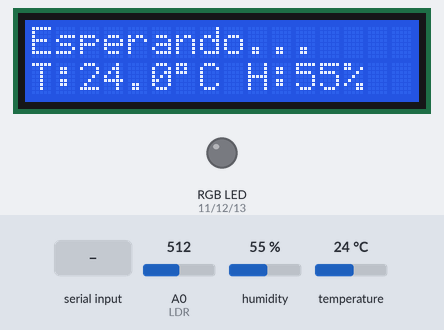
A sketch run on a simulated Arduino Uno, built with avr-gcc and run on an emulated ATmega328P. On the bench: 16×2 character LCD, an RGB LED mixed from three pins (HIGH = lit). The test bench sets the inputs (shaded band); at power-on: humidity 55 %, temperature 24 °C, A0 (LDR) = 512. What the sketch prints to the serial monitor is not drawn.

Above: at 2.6 s.
2.7 s: "Conectado\n" received over Serial
At 4.8 s:
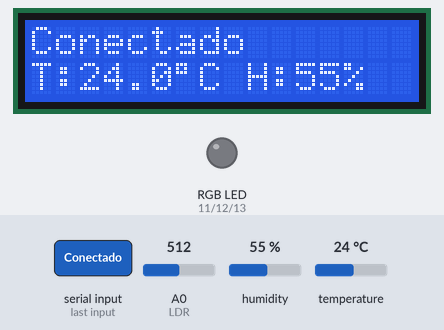
5.5 s: humidity set to 22 %
At 7.2 s:
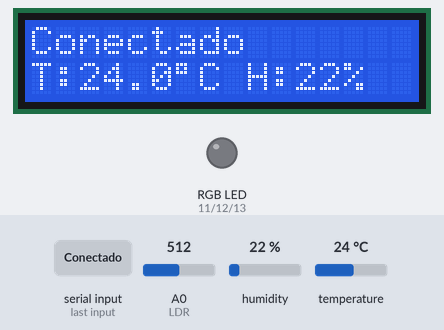
7.5 s: temperature set to 12 °C
At 11.2 s:
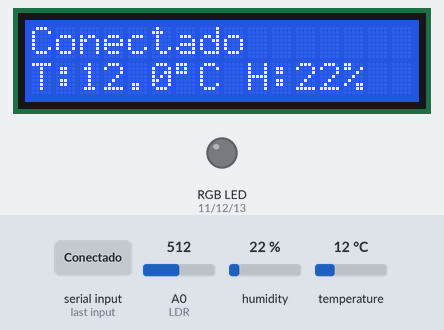
11.5 s: humidity set to 40 %
At 14.5 s:
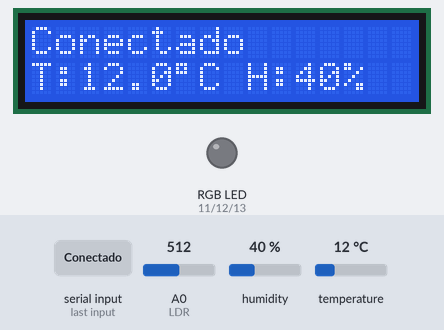
15.5 s: temperature set to 19 °C
At 18.7 s:
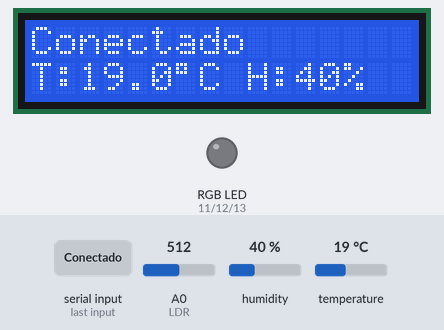
Timing chart, 0 to 20.2 s (numbered marks = the images above; inputs shaded):
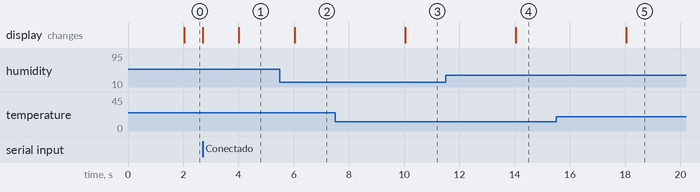

The sketch:

pestanas.ino
```cpp
/* Realizado por:
   Angel Antelmo Gutierrez Gadea
   Genaro Alfredo Silva Espinoza
   Alejandro Hernandez Hernandez
*/

#include <LiquidCrystal.h>
#include <ArduinoJson.h>
#include <DHT.h>

LiquidCrystal lcd(8, 7, 5, 4, 3, 2);

int red, green, blue;
int r = 11;
int g = 12;
int b = 13;

int SENSOR = 10;
float tempC;
int humed;

int LDR = A0;
int intensidad = 0;

unsigned long previoMillis = 0;
unsigned long previoMillis2 = 0;
const long intervalo = 2000;
const long intervalo2 = 4000;

DHT dht(SENSOR, DHT11);

void setup() {
    lcd.begin(16, 2);
    lcd.clear();
    lcd.setCursor(0, 0);
    lcd.print("Esperando...");

    Serial.begin(9600);
    pinMode(r, OUTPUT);
    pinMode(g, OUTPUT);
    pinMode(b, OUTPUT);
    pinMode(LDR, INPUT);
    dht.begin();
}

void loop() {
    if (Serial.available() > 0) {
        String cadena = Serial.readStringUntil('\n');
        cadena.trim();

        if (cadena == "Conectado") {
            Serial.println("CONECTADO");
            lcd.clear();
            lcd.setCursor(0, 0);
            lcd.print("Conectado");
            return;
        }

        int resultado = procesarJson(cadena, red, green, blue);
        if (resultado == 1) {
            lcd.setCursor(0, 0);
            lcd.print("                ");
            lcd.setCursor(0, 0);
            lcd.print("RGB:");
            lcd.print(red);
            lcd.print(",");
            lcd.print(green);
            lcd.print(",");
            lcd.print(blue);

            analogWrite(r, red);
            analogWrite(g, green);
            analogWrite(b, blue);
        }
    }
    leerDHT11();
    leerLDR();
}

int procesarJson(const String &cadena, int &red, int &green, int &blue) {
    StaticJsonDocument<128> doc;
    DeserializationError error = deserializeJson(doc, cadena);
    if (error) {
        Serial.println("Error al convertir a JSON: " + String(error.c_str()));
        return -1;
    }
    if (doc.containsKey("r") && doc.containsKey("g") && doc.containsKey("b")) {
        red = doc["r"];
        green = doc["g"];
        blue = doc["b"];
        return 1;
    } else {
        Serial.println("Error: Faltan campos en el JSON.");
        return -2;
    }
}

void leerDHT11() {
    if (millis() - previoMillis >= intervalo) {
        previoMillis = millis();
        tempC = dht.readTemperature();
        humed = dht.readHumidity();

        lcd.setCursor(0, 1);
        lcd.print("                ");
        lcd.setCursor(0, 1);
        lcd.print("T:");
        lcd.print(tempC, 1);
        lcd.print((char)223);
        lcd.print("C H:");
        lcd.print(humed);
        lcd.print("%");
    }
}

void leerLDR() {
    if (millis() - previoMillis2 >= intervalo2) {
        previoMillis2 = millis();
        intensidad = analogRead(LDR);
        StaticJsonDocument<128> doc;
        doc["tempc"] = tempC;
        doc["humed"] = humed;
        doc["ldr"] = intensidad;
        String output;
        serializeJson(doc, output);
        Serial.println(output);
    }
}
```

Measured:
- after the input at 2.7 s, the display: first changes at once (image 1 shows a later state)
- after the input at 5.5 s, the display: changes after 0.53 s (image 2)
- after the input at 7.5 s, the display: changes after 2.5 s (image 3)
- after the input at 11.5 s, the display: changes after 2.5 s (image 4)
- after the input at 15.5 s, the display: changes after 2.5 s (image 5)
